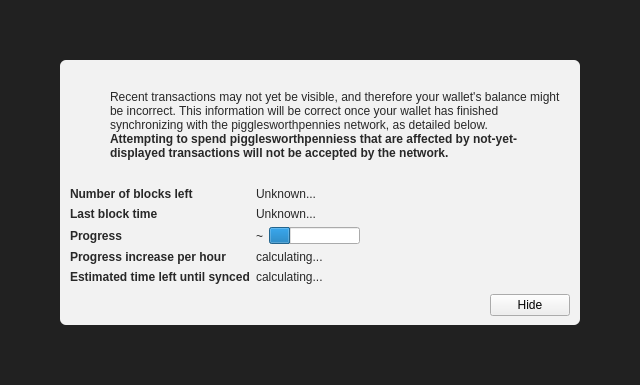
<?xml version="1.0" encoding="UTF-8"?>
<ui version="4.0">
 <class>ModalOverlay</class>
 <widget class="ModalOverlay" name="ModalOverlay">
  <property name="geometry">
   <rect>
    <x>0</x>
    <y>0</y>
    <width>640</width>
    <height>385</height>
   </rect>
  </property>
  <property name="windowTitle">
   <string>Form</string>
  </property>
  <layout class="QVBoxLayout" name="verticalLayout" stretch="0">
   <property name="sizeConstraint">
    <enum>QLayout::SetDefaultConstraint</enum>
   </property>
   <property name="leftMargin">
    <number>0</number>
   </property>
   <property name="topMargin">
    <number>0</number>
   </property>
   <property name="rightMargin">
    <number>0</number>
   </property>
   <property name="bottomMargin">
    <number>0</number>
   </property>
   <item>
    <widget class="QWidget" name="bgWidget" native="true">
     <property name="styleSheet">
      <string notr="true">#bgWidget { background: rgba(0,0,0,220); }</string>
     </property>
     <layout class="QVBoxLayout" name="verticalLayoutMain" stretch="1">
      <property name="leftMargin">
       <number>60</number>
      </property>
      <property name="topMargin">
       <number>60</number>
      </property>
      <property name="rightMargin">
       <number>60</number>
      </property>
      <property name="bottomMargin">
       <number>60</number>
      </property>
      <item>
       <widget class="QWidget" name="contentWidget" native="true">
        <property name="styleSheet">
         <string notr="true">#contentWidget { background: rgba(255,255,255,240); border-radius: 6px; }

QLabel { color: rgb(40,40,40);  }</string>
        </property>
        <layout class="QVBoxLayout" name="verticalLayoutSub" stretch="1,0,0,0">
         <property name="spacing">
          <number>0</number>
         </property>
         <property name="leftMargin">
          <number>10</number>
         </property>
         <property name="topMargin">
          <number>10</number>
         </property>
         <property name="rightMargin">
          <number>10</number>
         </property>
         <property name="bottomMargin">
          <number>10</number>
         </property>
         <item>
          <layout class="QHBoxLayout" name="horizontalLayoutIconText" stretch="0,1">
           <property name="topMargin">
            <number>20</number>
           </property>
           <item>
            <layout class="QVBoxLayout" name="verticalLayoutIcon">
             <property name="leftMargin">
              <number>0</number>
             </property>
             <item>
              <widget class="QPushButton" name="warningIcon">
               <property name="enabled">
                <bool>false</bool>
               </property>
               <property name="text">
                <string/>
               </property>
               <property name="icon">
                <iconset>
                 <normaloff>:/icons/warning</normaloff>
                 <disabledoff>:/icons/warning</disabledoff>:/icons/warning</iconset>
               </property>
               <property name="iconSize">
                <size>
                 <width>48</width>
                 <height>48</height>
                </size>
               </property>
               <property name="flat">
                <bool>true</bool>
               </property>
              </widget>
             </item>
             <item>
              <spacer name="verticalSpacerWarningIcon">
               <property name="orientation">
                <enum>Qt::Vertical</enum>
               </property>
               <property name="sizeHint" stdset="0">
                <size>
                 <width>20</width>
                 <height>40</height>
                </size>
               </property>
              </spacer>
             </item>
            </layout>
           </item>
           <item>
            <layout class="QVBoxLayout" name="verticalLayoutInfoText">
             <property name="leftMargin">
              <number>0</number>
             </property>
             <property name="topMargin">
              <number>0</number>
             </property>
             <item>
              <widget class="QLabel" name="infoText">
               <property name="text">
                <string>Recent transactions may not yet be visible, and therefore your wallet's balance might be incorrect. This information will be correct once your wallet has finished synchronizing with the pigglesworthpennies network, as detailed below.</string>
               </property>
               <property name="textFormat">
                <enum>Qt::RichText</enum>
               </property>
               <property name="wordWrap">
                <bool>true</bool>
               </property>
              </widget>
             </item>
             <item>
              <widget class="QLabel" name="infoTextStrong">
               <property name="font">
                <font>
                 <weight>75</weight>
                 <bold>true</bold>
                </font>
               </property>
               <property name="text">
                <string>Attempting to spend pigglesworthpenniess that are affected by not-yet-displayed transactions will not be accepted by the network.</string>
               </property>
               <property name="textFormat">
                <enum>Qt::RichText</enum>
               </property>
               <property name="wordWrap">
                <bool>true</bool>
               </property>
              </widget>
             </item>
             <item>
              <spacer name="verticalSpacerInTextSpace">
               <property name="orientation">
                <enum>Qt::Vertical</enum>
               </property>
               <property name="sizeHint" stdset="0">
                <size>
                 <width>20</width>
                 <height>40</height>
                </size>
               </property>
              </spacer>
             </item>
            </layout>
           </item>
          </layout>
         </item>
         <item>
          <spacer name="verticalSpacerAfterText">
           <property name="orientation">
            <enum>Qt::Vertical</enum>
           </property>
           <property name="sizeHint" stdset="0">
            <size>
             <width>20</width>
             <height>40</height>
            </size>
           </property>
          </spacer>
         </item>
         <item>
          <layout class="QFormLayout" name="formLayout">
           <property name="fieldGrowthPolicy">
            <enum>QFormLayout::FieldsStayAtSizeHint</enum>
           </property>
           <property name="horizontalSpacing">
            <number>6</number>
           </property>
           <property name="verticalSpacing">
            <number>6</number>
           </property>
           <property name="topMargin">
            <number>10</number>
           </property>
           <item row="0" column="0">
            <widget class="QLabel" name="labelNumberOfBlocksLeft">
             <property name="font">
              <font>
               <weight>75</weight>
               <bold>true</bold>
              </font>
             </property>
             <property name="text">
              <string>Number of blocks left</string>
             </property>
            </widget>
           </item>
           <item row="0" column="1">
            <widget class="QLabel" name="numberOfBlocksLeft">
             <property name="text">
              <string>Unknown...</string>
             </property>
            </widget>
           </item>
           <item row="1" column="0">
            <widget class="QLabel" name="labelLastBlockTime">
             <property name="font">
              <font>
               <weight>75</weight>
               <bold>true</bold>
              </font>
             </property>
             <property name="text">
              <string>Last block time</string>
             </property>
            </widget>
           </item>
           <item row="1" column="1">
            <widget class="QLabel" name="newestBlockDate">
             <property name="sizePolicy">
              <sizepolicy hsizetype="Maximum" vsizetype="Preferred">
               <horstretch>0</horstretch>
               <verstretch>0</verstretch>
              </sizepolicy>
             </property>
             <property name="text">
              <string>Unknown...</string>
             </property>
            </widget>
           </item>
           <item row="2" column="0">
            <widget class="QLabel" name="labelSyncDone">
             <property name="font">
              <font>
               <weight>75</weight>
               <bold>true</bold>
              </font>
             </property>
             <property name="text">
              <string>Progress</string>
             </property>
            </widget>
           </item>
           <item row="2" column="1">
            <layout class="QHBoxLayout" name="horizontalLayoutSync" stretch="0,1">
             <item>
              <widget class="QLabel" name="percentageProgress">
               <property name="text">
                <string notr="true">~</string>
               </property>
              </widget>
             </item>
             <item>
              <widget class="QProgressBar" name="progressBar">
               <property name="value">
                <number>24</number>
               </property>
               <property name="format">
                <string/>
               </property>
              </widget>
             </item>
            </layout>
           </item>
           <item row="4" column="0">
            <widget class="QLabel" name="labelProgressIncrease">
             <property name="font">
              <font>
               <weight>75</weight>
               <bold>true</bold>
              </font>
             </property>
             <property name="text">
              <string>Progress increase per hour</string>
             </property>
            </widget>
           </item>
           <item row="4" column="1">
            <widget class="QLabel" name="progressIncreasePerH">
             <property name="text">
              <string>calculating...</string>
             </property>
            </widget>
           </item>
           <item row="5" column="0">
            <widget class="QLabel" name="labelEstimatedTimeLeft">
             <property name="font">
              <font>
               <weight>75</weight>
               <bold>true</bold>
              </font>
             </property>
             <property name="text">
              <string>Estimated time left until synced</string>
             </property>
            </widget>
           </item>
           <item row="5" column="1">
            <widget class="QLabel" name="expectedTimeLeft">
             <property name="text">
              <string>calculating...</string>
             </property>
            </widget>
           </item>
          </layout>
         </item>
         <item>
          <layout class="QHBoxLayout" name="horizontalLayoutButtons">
           <property name="leftMargin">
            <number>10</number>
           </property>
           <property name="topMargin">
            <number>10</number>
           </property>
           <item>
            <spacer name="horizontalSpacer">
             <property name="orientation">
              <enum>Qt::Horizontal</enum>
             </property>
             <property name="sizeHint" stdset="0">
              <size>
               <width>40</width>
               <height>20</height>
              </size>
             </property>
            </spacer>
           </item>
           <item>
            <widget class="QPushButton" name="closeButton">
             <property name="text">
              <string>Hide</string>
             </property>
            </widget>
           </item>
          </layout>
         </item>
        </layout>
       </widget>
      </item>
     </layout>
    </widget>
   </item>
  </layout>
 </widget>
 <customwidgets>
  <customwidget>
   <class>ModalOverlay</class>
   <extends>QWidget</extends>
   <header>modaloverlay.h</header>
   <container>1</container>
  </customwidget>
 </customwidgets>
 <resources/>
 <connections/>
</ui>
